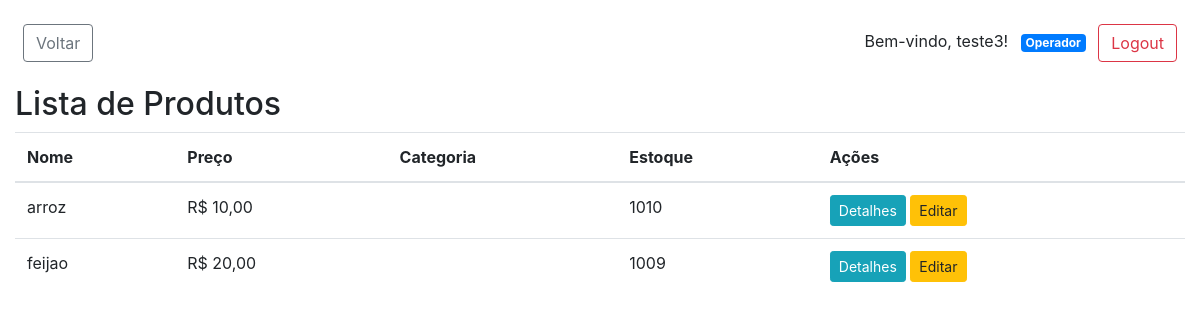
Before: /pdvweb/listar-produtos/ (signed in) with the older database file.
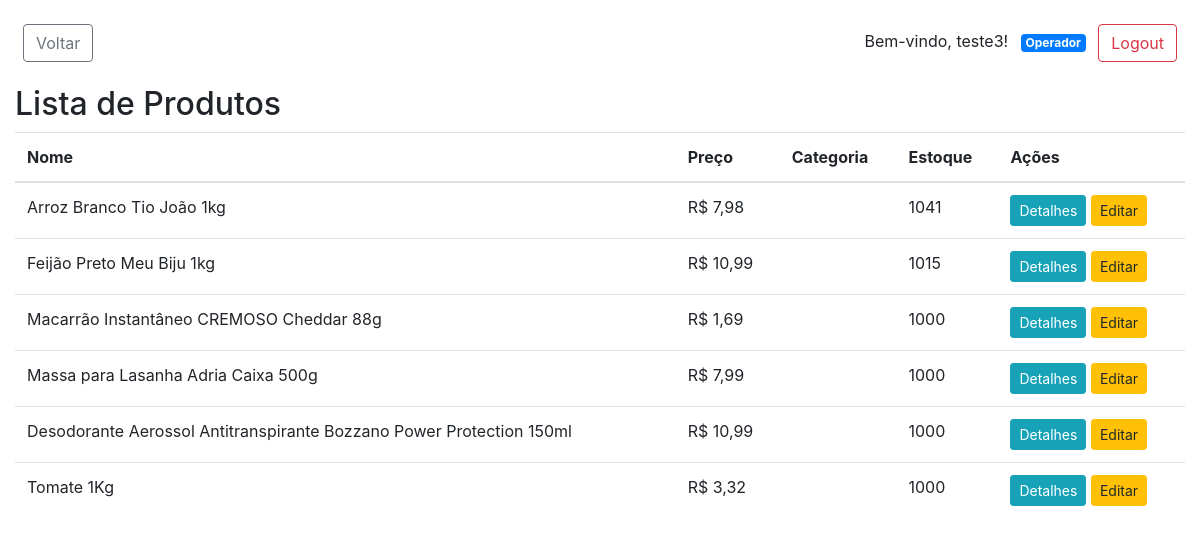
After: the same page with the newer database file.
### pdvweb/models.py (models this page shows, shortened)
class CustomUser(AbstractUser):
    nome = models.CharField(max_length=255, default=default_nome)
    telefone = models.CharField(max_length=20, blank=True, null=True)
    operador = models.OneToOneField(
        Operador, null=True, blank=True, on_delete=models.CASCADE)
    meus_operadores = models.ManyToManyField(
        Operador, related_name='meus_usuarios', blank=True)
    groups = models.ManyToManyField(
        Group,
        verbose_name='groups',
        blank=True,
        related_name='customuser_set',
        related_query_name='user',
    )
    user_permissions = models.ManyToManyField(
        Permission,
        verbose_name='user permissions',
        blank=True,
        related_name='customuser_set',
        related_query_name='user',
    )

class Produto(models.Model):
    nome = models.CharField(max_length=100, unique=True)
    descricao = models.TextField(blank=True, null=True)
    preco = models.DecimalField(
        max_digits=10, decimal_places=2, validators=[MinValueValidator(0)])
    categoria = models.ForeignKey(
        Categoria, on_delete=models.SET_NULL, null=True, blank=True)
    estoque = models.PositiveIntegerField(default=0)
    data_criacao = models.DateTimeField(default=timezone.now)
    vendido_por_peso = models.BooleanField(default=False)

### pdvweb/views.py (the view)
# urls.py: path('listar-produtos/', views.listar_produtos, name='listar_produtos'),
@login_required
def listar_produtos(request):
    produtos = Produto.objects.all()
    return render(request, 'pdvweb/produtos_list.html', {'produtos': produtos})

### pdvweb/templates/pdvweb/produtos_list.html (shortened to what this page needs)
{% extends 'pdvweb/base.html' %}
{% block content %}
    <h2>Lista de Produtos</h2>
    <table class="table">
        <thead>
            <tr>
                <th>Nome</th>
                <th>Preço</th>
                <th>Categoria</th>
                <th>Estoque</th>
                <th>Ações</th>
            </tr>
        </thead>
        <tbody>
            {% for produto in produtos %}
                <tr>
                    <td>{{ produto.nome }}</td>
                    <td>R$ {{ produto.preco }}</td>
                    <td>{{ produto.categoria.nome }}</td>
                    <td>{{ produto.estoque }}</td>
                    <td>
                        <a href="{% url 'pdvweb:detalhar_produto' produto.id %}" class="btn btn-info btn-sm">Detalhes</a>
                        <a href="{% url 'pdvweb:editar_produto' produto.id %}" class="btn btn-warning btn-sm">Editar</a>
                    </td>
                </tr>
            {% endfor %}
        </tbody>
    </table>
{% endblock %}

### pdvweb/templates/pdvweb/base.html (shortened to what this page needs)
<!DOCTYPE html>
<html lang="en">
<head>
    <link rel="stylesheet" href="https://cdnjs.cloudflare.com/ajax/libs/font-awesome/5.15.4/css/all.min.css" />
    <link rel="stylesheet" href="https://maxcdn.bootstrapcdn.com/bootstrap/4.0.0/css/bootstrap.min.css">
</head>
<br>
<body class="d-flex flex-column vh-100">
    <div class="container-fluid flex-grow-1">
        <div class="row">
            <div class="col-md-12 mb-3">
                {% if user.is_authenticated %}
                <button class="btn btn-outline-secondary ml-2" onclick="goBack()">Voltar</button>
                <div class="float-right mx-2">
                    <p class="d-inline-block">Bem-vindo, {{ user.username }}!</p>
                    {% if user.operador %}
                    <span class="badge badge-primary ml-2">Operador</span>
                    {% endif %}
                    <a href="{% url 'pdvweb:logout_view' %}" class="btn btn-outline-danger ml-2">Logout</a>
                </div>
                {% else %}
                <a href="{% url 'pdvweb:login_operador' %}" class="btn btn-primary float-right">Login</a>
                {% endif %}
            </div>
        </div>
        {% block content %}{% endblock %}
    </div>
</body>
</html>

Changed rows visible on the page:
changed Produto: nome "arroz" → "Arroz Branco Tio João 1kg"; preco "10,00" → "7,98"; estoque "1010" → "1041"
changed Produto: nome "feijao" → "Feijão Preto Meu Biju 1kg"; preco "20,00" → "10,99"; estoque "1009" → "1015"
added Produto: nome "Macarrão Instantâneo CREMOSO Cheddar 88g", preco "1,69", estoque "1000"
added Produto: nome "Massa para Lasanha Adria Caixa 500g", preco "7,99", estoque "1000"
added Produto: nome "Desodorante Aerossol Antitranspirante Bozzano Power Protection 150ml", preco "10,99", estoque "1000"
added Produto: nome "Tomate 1Kg", preco "3,32", estoque "1000"
